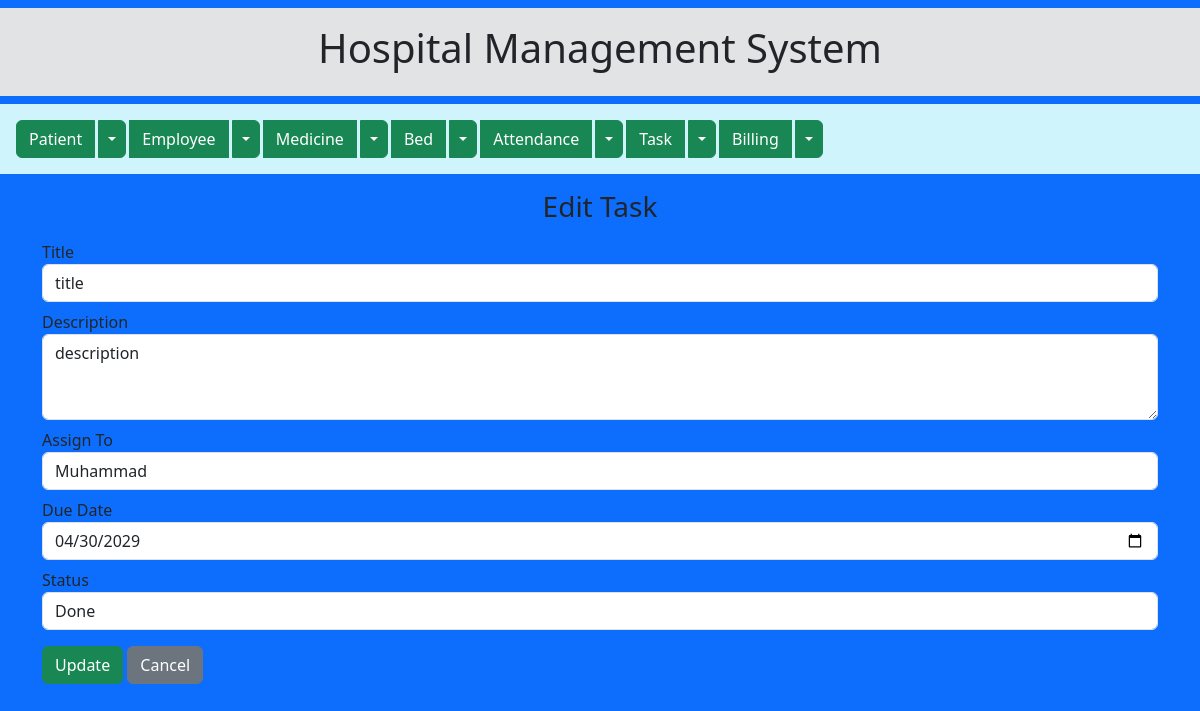
The app's page /edit_task/1 with its own data.
### models/models_task.py (models this page shows)
class Task(db.Model):
    id = db.Column(db.Integer, primary_key=True)
    title = db.Column(db.String(100))
    description = db.Column(db.String(300))
    assigned_to = db.Column(db.Integer, db.ForeignKey('employee.id'))
    due_date = db.Column(db.String(20))
    status = db.Column(db.String(20), default='Pending')  # Pending / In Progress / Done

### models/models_employee.py (models this page shows)
class Employee(db.Model):
    id = db.Column(db.Integer, primary_key=True)
    name = db.Column(db.String(100))
    age = db.Column(db.Integer)
    phone = db.Column(db.String(20))
    address = db.Column(db.String(200))
    role = db.Column(db.String(50))        # Doctor, Nurse, Admin...
    department = db.Column(db.String(100))
    salary = db.Column(db.Float)

### app.py (the view)
@app.route('/edit_task/<int:id>', methods=['GET', 'POST'])
def edit_task(id):
    task = get_task_by_id(id)
    if request.method == 'POST':
        update_task_service(id, request.form)
        return redirect(url_for('view_update_task'))
    employees = get_all_employees()
    return render_template('edit_task.html', task=task, employees=employees)

### services/services_employee.py (called while the page is built)
def get_all_employees():
    return Employee.query.all()

### services/services_task.py (called while the page is built)
def get_task_by_id(id):
    return Task.query.get(id)

### templates/edit_task.html
{% extends "base.html" %}
{% block content %}
<h3 class="text-center mt-2">Edit Task</h3>
<form method="POST" class="mt-3">
    <div class="mb-2"><label>Title</label><input type="text" name="title" class="form-control" value="{{ task.title }}" required></div>
    <div class="mb-2"><label>Description</label><textarea name="description" class="form-control" rows="3">{{ task.description }}</textarea></div>
    <div class="mb-2"><label>Assign To</label>
        <select name="assigned_to" class="form-control">
            {% for emp in employees %}
            <option value="{{ emp.id }}" {% if task.assigned_to == emp.id %}selected{% endif %}>{{ emp.name }}</option>
            {% endfor %}
        </select>
    </div>
    <div class="mb-2"><label>Due Date</label><input type="date" name="due_date" class="form-control" value="{{ task.due_date }}" required></div>
    <div class="mb-3"><label>Status</label>
        <select name="status" class="form-control">
            {% for s in ['Pending','In Progress','Done'] %}
            <option {% if task.status == s %}selected{% endif %}>{{ s }}</option>
            {% endfor %}
        </select>
    </div>
    <button type="submit" class="btn btn-success">Update</button>
    <a href="{{ url_for('view_update_task') }}" class="btn btn-secondary">Cancel</a>
</form>
{% endblock %}

### records on screen
Task: title "title", description "description", assigned_to "Muhammad", due_date "04/30/2029", status "Done"
